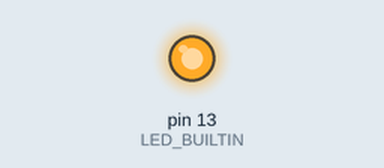
The sketch below on a simulated Arduino Uno, built with avr-gcc and run on an emulated ATmega328P. Parts: output pins drawn as LEDs (lit = HIGH).

Above: at 0.5 s.
At 4.0 s:
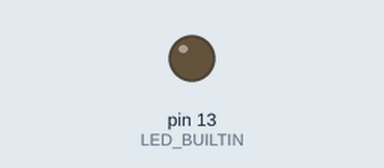
Timing chart, 0 to 6.5 s (numbered marks = the images above):
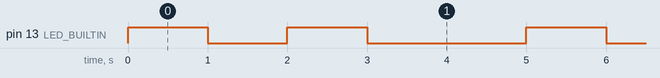

The sketch:

mothers-love.ino
```cpp
// the setup function runs once when you press reset or power the board
void setup() {
  // initialize digital pin LED_BUILTIN as an output.
  pinMode(LED_BUILTIN, OUTPUT);
}

// the loop function runs over and over again forever
void loop() {


  digitalWrite(LED_BUILTIN, HIGH);   // turn the LED on (HIGH is the voltage level)
  delay(1000);
  digitalWrite(LED_BUILTIN, LOW);    // turn the LED off by making the voltage LOW
  delay(1000);


 digitalWrite(LED_BUILTIN, HIGH);   // turn the LED on (HIGH is the voltage level)
  delay(1000);
  digitalWrite(LED_BUILTIN, LOW);    // turn the LED off by making the voltage LOW
  delay(1000);


  delay(1000);

}
```

Measured:
- by itself, pin 13 (LED_BUILTIN): repeats every 5.0 s: LOW 1.0 s, HIGH 1.0 s, LOW 2.0 s, HIGH 1.0 s
- by itself, everything shown: repeats every 5.0 s, in 4 steps
